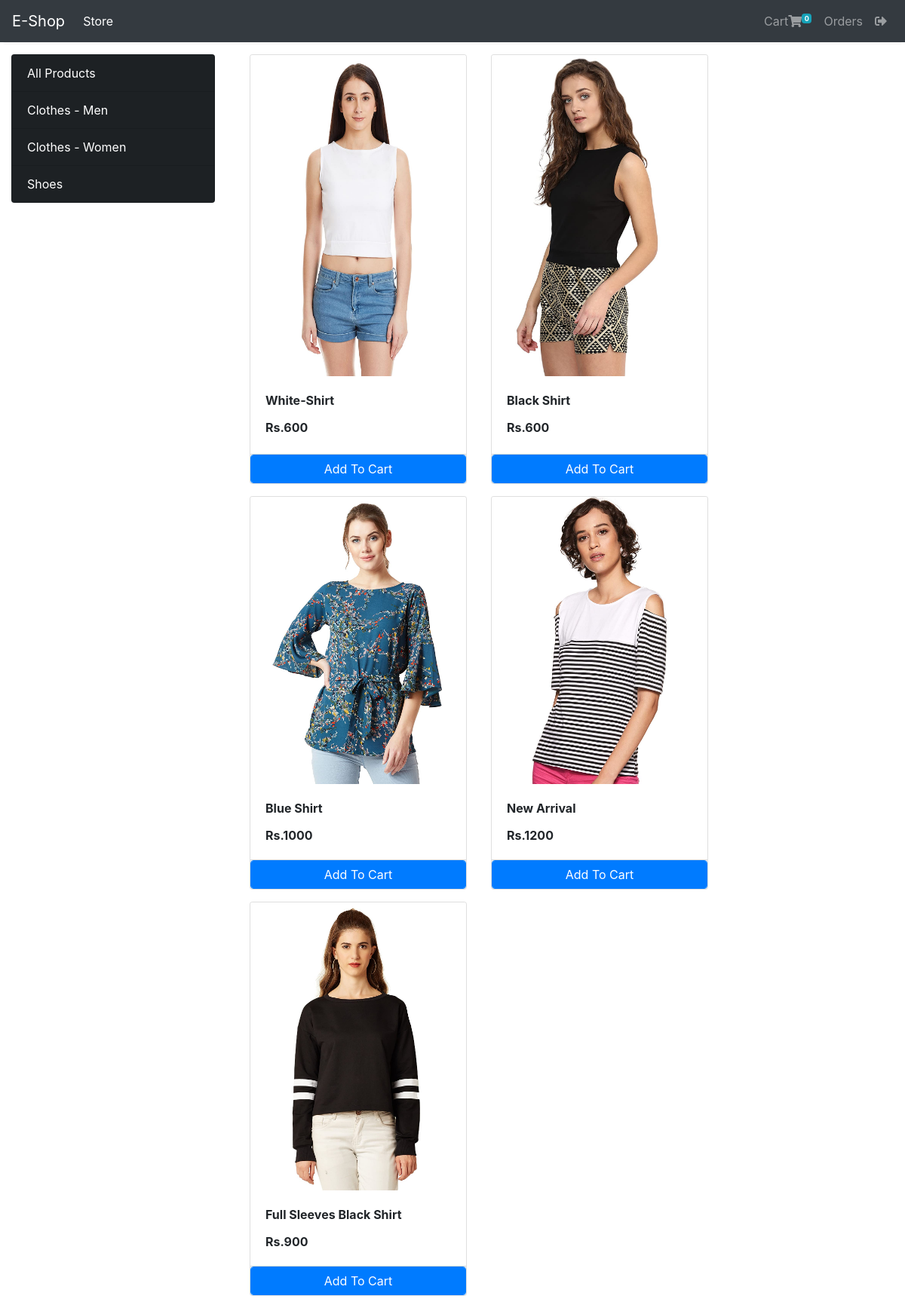
The page /store?category=2 (signed in) on the database its author committed.
### store/models/category.py (models this page shows, shortened)
class Category(models.Model):
    name = models.CharField(max_length=20)
    @staticmethod
    def get_all_categories():
        return Category.objects.all()

### store/models/product.py (models this page shows, shortened)
class Product(models.Model):
    name = models.CharField(max_length=50)
    price = models.IntegerField(default=0)
    description = models.CharField(max_length=200,default='', null=True, blank=True)
    image = models.ImageField(upload_to='uploads/products/')  # will create a folder called products and store file in it
    category = models.ForeignKey(Category, on_delete=models.CASCADE, default=1)
    @staticmethod
    def get_all_products_by_Categoryid(category_id):
        if category_id:
            return Product.objects.filter(category = category_id)
        else:
            return Product.get_all_products();

### store/views/home.py (the view)
# urls.py: path('', include('store.urls'))
def store(request):
    cart = request.session.get('cart')
    if not cart:
        request.session['cart'] = {}
    products = None
    categories = Category.get_all_categories()
    categoryID = request.GET.get('category')
    if categoryID:
        products = Product.get_all_products_by_Categoryid(categoryID)
    else:
        products = Product.get_all_products();
    data = {}
    data['products'] = products
    data['categories'] = categories
    print('you are : ', request.session.get('email'))
    return render(request, 'index.html', data)

### store/templatetags/cart.py (called while the page is built)
@register.filter(name='is_in_cart')
def is_in_cart(product, cart):
    keys = cart.keys()
    for id in keys:
        if int(id) == product.id:
            return True
    return False;

### store/templatetags/custom_filter.py (called while the page is built)
@register.filter(name='currency')
def currency(number):
    return "Rs." + str(number)

### store/templates/index.html (shortened to what this page needs)
{% extends 'base.html' %}
{% block content %}
{% load cart %}
{% load custom_filter %}
<div class="container-fluid mt-3">
	<div class="row">
		<div class="col-lg-3 mx-auto text-white">
			<div class="list-group">
				<a href="/" class="list-group-item list-group-item-action text-white">All Products</a>
				{% for category in categories %}
				<a href="/?category={{category.id}}"
					class="list-group-item list-group-item-action text-white">{{category.name}}</a>
				{% endfor %}
			</div>
		</div>
		<div id='products' class="col-lg-9 mx-auto">
			<div class="row mx-auto">
				{% for product in products %}
				<div class="card mx-3 mb-3" id={{product.id}} style="width: 18rem;">
					<img class="card-img-top h-75" src="{{product.image.url}}" alt="Card image cap">
					<div class="card-body">
						<p class="card-title"><b>{{product.name}}</b></p>
						<p class="card-text"><b>{{product.price|currency}}</b></p>
					</div>
					<div class="card-footer p-0 no-gutters">
						{% if product|is_in_cart:request.session.cart %}
						<div class="row no-gutters">
							<form action="/#{{product.id}}" class="col-2 " method="post">
								{% csrf_token %}
								<input hidden type="text" name='product' value='{{product.id}}'>
								<input hidden type="text" name='remove' value='True'>
								<input type="submit" value=" - " class="btn btn-block btn-light border-right">
							</form>
							<div class="text-center col">{{product|cart_quantity:request.session.cart}} in Cart</div>
							<form action="/#{{product.id}}" class="col-2 " method="post">
								{% csrf_token %}
								<input hidden type="text" name='product' value='{{product.id}}'>
								<input type="submit" value=" + " class="btn btn-block btn-light border-left">
							</form>
						</div>
						{% else %}
						<form action="/#{{product.id}}" method="POST" class="btn-block">
							<input type="submit" class="float-right btn btn-primary form-control"
								value="Add To Cart">
						</form>
						{% endif %}
					</div>
				</div>
				{% endfor %}
			</div>
		</div>
	</div>
</div>
{% endblock %}

### store/templates/index.html (style rules this page uses)
.list-group-item { background-color: #1d2124; }

### rows shown on the page
Category: name "Clothes - Men"
Category: name "Clothes - Women"
Category: name "Shoes"
Product: image (picture), name "White-Shirt", price "Rs.600"
Product: image (picture), name "Black Shirt", price "Rs.600"
Product: image (picture), name "Blue Shirt", price "Rs.1000"
Product: image (picture), name "New Arrival", price "Rs.1200"
Product: image (picture), name "Full Sleeves Black Shirt", price "Rs.900"

### other values the page prints
{{ request.session.cart.keys|length }} "0"
